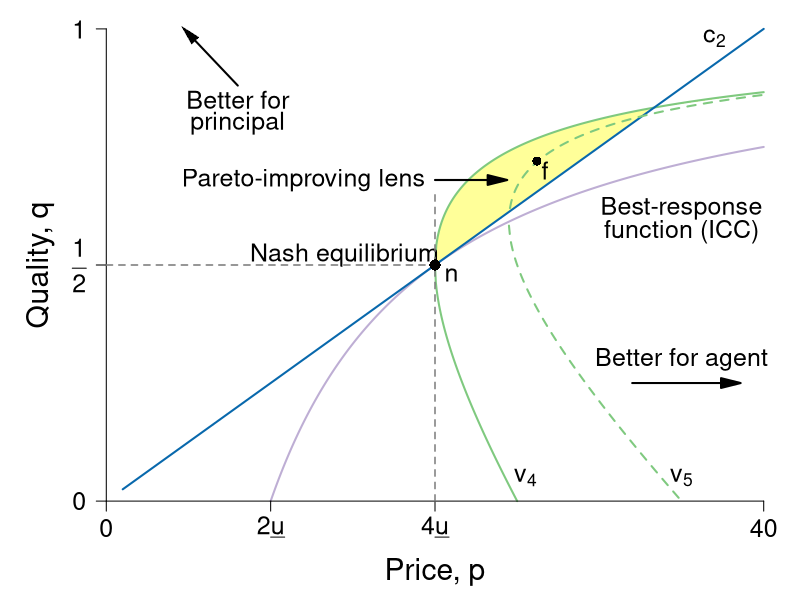

Source code (R):
require(ggplot2)
require(shape)
pdf(file = "information_power/ch11_fig6.pdf", width = 9, height = 7)

#Set parameters for graphics
axislabelsize <- 1.8
labelsize <- 1.5
namesize <- 1.8
annotatesize <- 1.5
graphlinewidth <- 2
segmentlinewidth <- 1.5

COL <- c("#7fc97f", "#beaed4", "#fdc086", "#ffff99", "#386cb0", "#f0027f", "#bf5b17", "#666666")
COLA <- c("#e0f3db", "#99d8c9","#66c2a4","#41ae76", "#238b45", "#005824")
COLB <- c("#c6dbef", "#4eb3d3", "#2b8cbe", "#0868ac","#084081")
COLC <- c("#fcfbfd", "#efedf5", "#dadaeb", "#bcbddc", "#9e9ac8", "#807dba", "#6a51a3", "#54278f", "#3f007d")
grays <- gray.colors(25, start = 1, end = 0)

brfFn <- function(p, delta = 5) {
  1 - (2 * delta) / p
}

isovhigh <- function(p, delta = 5, v = 20){
  (sqrt(p^2 - 4 * delta * v) - p + 2*v)/(2 * v )
}

isovlow <- function(p, delta = 5, v = 20){
  (-sqrt(p^2 - 4 * delta * v) - p + 2*v)/(2 * v )
}


isovhigh1 <- function(p, delta = 5, v = 30){
  (sqrt(p^2 - 4 * delta * v) - p + 2*v)/(2 * v )
}

isovlow1 <- function(p, delta = 5, v = 30){
  (-sqrt(p^2 - 4 * delta * v) - p + 2*v)/(2 * v )
}

solowCondition <- function(p, delta = 5){
  (p*(1/(8*delta)))
}


par(mar =  c(4, 4, 0.5, 0.5))
xlims <- c(0, 40)
ylims <- c(0, 1)


plot(0, 0, xlim = xlims, ylim = ylims, type = "n",
     xlab = "",
     ylab = "",
     xaxt = "n", yaxt = "n", cex.lab = axislabelsize, bty = "n")

mtext(expression(paste("Price, ", p)), side = 1, line = 2.5, cex = axislabelsize)
text(-4, ylims[2] - 0.5*(ylims[2] - ylims[1]), expression(paste("Quality, ", q)), xpd = TRUE, cex = axislabelsize, srt = 90) 


npts <- 500 
npts2 <- 501
#Specify the sequences of points for graphing. 
xx1 <- seq(10, xlims[2], length.out = npts)
xx2 <- seq(1, xlims[2], length.out = npts)
xx3 <- seq(xlims[1], xlims[2], length.out = npts2)
xx4 <- seq(xlims[1], 25, length.out = npts2)
xx5 <- seq(xlims[1], xlims[2], length.out = npts2)
xx6 <- seq(xlims[1], 35, length.out = npts2)
yy1 <- isovhigh(xx3, delta = 5, v = 20)

#Below, note I have gone to number 416 because at that observation we can 
#find the closest outcome to the intersection of the curves. Serves fine 
#for the relevant polygon
#Draw the shaded area of the Pareto-improving lens
#For the polygon need the intersection of v and iso-profit
#(2p - 40)^2 = p^2 - 400
#4p^2 - 160p + 1600 = p^2 - 400
#3p^2 - 160p + 2000 = 0
#p = 20 or p = 100/3 = 33.3 
# => q = (1/40)*33.3 = 0.8325
polygon(c(xx3, xx3[416]), c(yy1, yy1[416]), col = COL[4], density = NULL, border = NA)

#Draw the lines for the graphs
lines(xx1, brfFn(xx1), col = COL[2], lwd = graphlinewidth)
lines(xx3, isovhigh(xx3, v = 20, delta = 5), col = COL[1], lwd = graphlinewidth)
lines(xx4, isovlow(xx4, v = 20, delta = 5), col = COL[1], lwd = graphlinewidth)
lines(xx2, solowCondition(xx2, delta = 5), col = COLB[4], lwd = graphlinewidth)
lines(xx5, isovhigh1(xx5, v = 30, delta = 5), col = COL[1], lwd = graphlinewidth, lty = 2)
lines(xx6, isovlow1(xx6, v = 30, delta = 5), col = COL[1], lwd = graphlinewidth, lty = 2)


#Customize ticks and labels for the plot
ticksy <- c(0, 0.5, 1)
ylabels <- c(0, expression(paste(frac(1,2))), 1)
ticksx <- c(0, 10, 20, 40)
xlabels <- c(0, expression(paste(2*underline("u"))), expression(paste(4*underline("u"))), 40)
axis(1, at = ticksx, pos = 0, labels = xlabels, cex.axis = annotatesize)
axis(2, at = ticksy, pos = 0, labels = ylabels, las = 1, cex.axis = annotatesize)

#Annotation of the three graphs and the NE
text(37, 0.98, expression(paste(c[2])), cex = annotatesize)
#text(31, 0.98, expression(paste("Isoprofit: ", q == frac(p, 8*underline("u")))), cex = annotatesize)
text(35, 0.62, expression(paste("Best-response")), cex = annotatesize)
text(35, 0.57, expression(paste("function (ICC)")), cex = annotatesize)

text(25.5, 0.05, expression(paste(v[4])), cex = annotatesize)
text(35, 0.05, expression(paste(v[5])), cex = annotatesize)
text(14.5, 0.52, expression(paste("Nash equilibrium")), cex = annotatesize)

#Lines for the coordinates of the Nash equilbrium
segments(20, 0, 20, 0.65, lty = 2, col = grays[20], lwd = segmentlinewidth)
segments(0, 0.5, 20, 0.5, lty = 2, col = grays[20], lwd = segmentlinewidth)

#Add a point for the NE
points(20, 0.5, pch = 16, col = "black", cex = 1.5)
text(21, 0.48, expression(paste("n")), cex = annotatesize)

#Add a point for f. referred to in the text
points(26.2, 0.72, pch = 16, col = "black", cex = 1.2)
text(26.7, 0.7, expression(paste("f")), cex = annotatesize)

#Arrow to Pareto-improving Lens
Arrows(20, 0.68, 23.8, 0.68, col = "black", lty = 1, lwd = 2, arr.type = "triangle")
text(12, 0.68, expression(paste("Pareto-improving lens")), cex = annotatesize)

# better for P
text(8, 0.85, expression("Better for"), cex = labelsize)
text(8, 0.8, expression("principal"), cex = labelsize)
Arrows(8, 0.88, 5, 0.99, col = "black", lty = 1, lwd = 2, arr.type = "triangle", arr.lwd = 0.5)

# better for A
Arrows(32, 0.25, 38, 0.25,  col = "black", lty = 1, lwd = 2, arr.type = "triangle")
text(35, 0.3, expression(paste("Better for agent")), cex = annotatesize)

dev.off()
